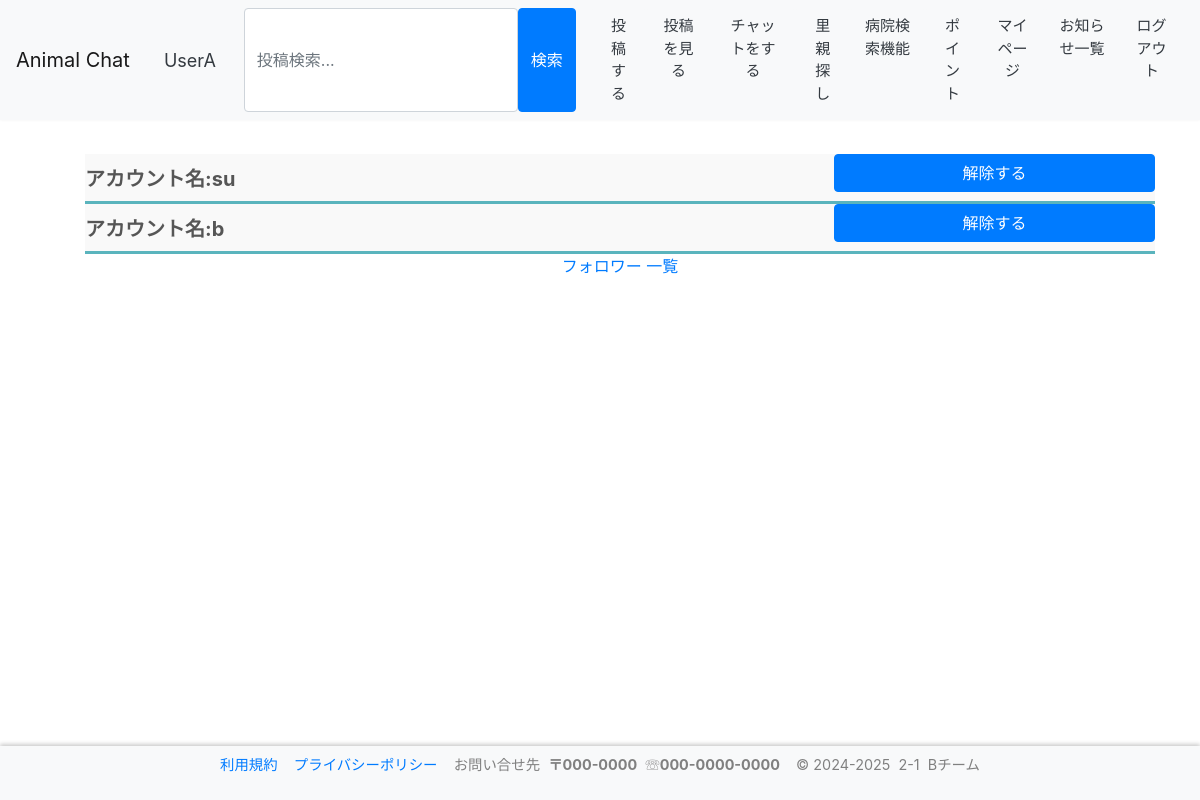
The page /contents/mypage/follow/ (signed in) on the database as committed earlier.
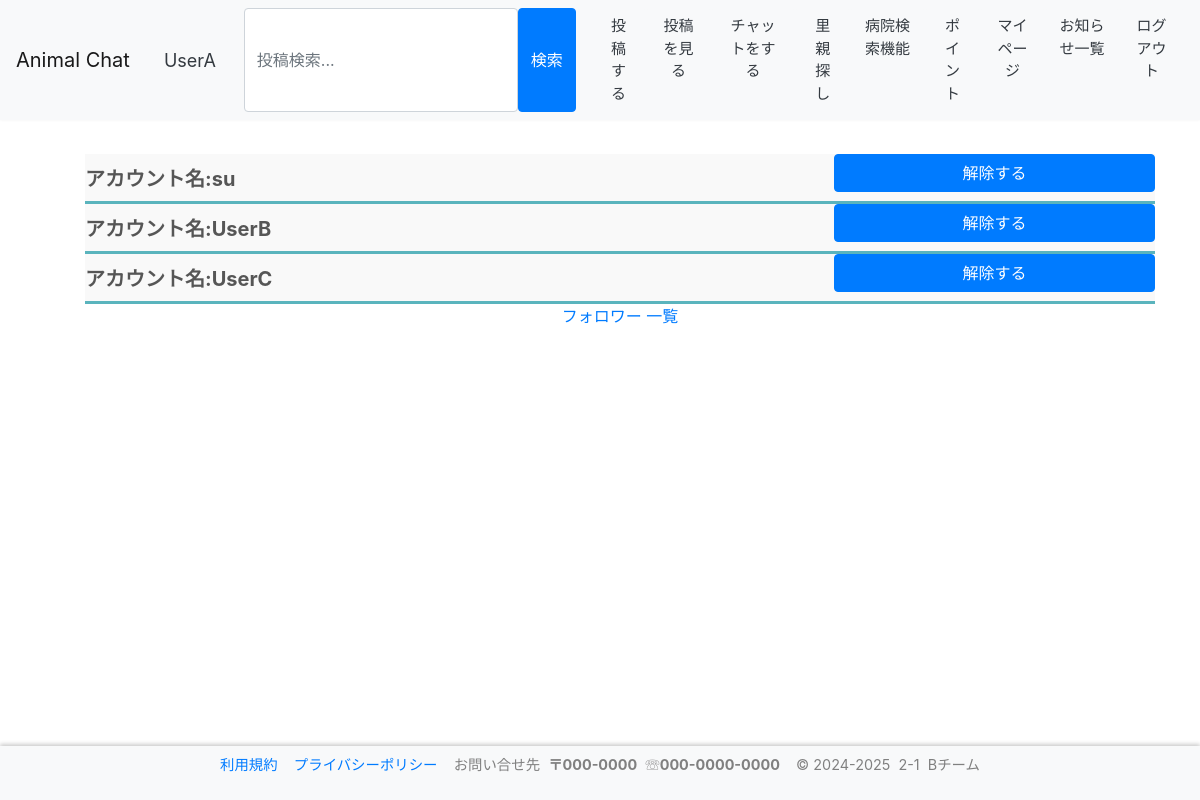
The same page on the database as committed later.
### accounts/models.py (models this page shows)
class User(AbstractBaseUser, PermissionsMixin):
    screen_name = models.CharField(
        gettext_lazy('アカウント名'),
        max_length=128,
        default='',
        blank=True,
        help_text=gettext_lazy('128文字以内で入力してください'),
    )
    email = models.EmailField(gettext_lazy('メールアドレス'), unique=True)
    is_staff = models.BooleanField(
        gettext_lazy('staff status'),
        default=False,
        help_text=gettext_lazy('Designates whether the user can log into this admin site.'),
    )
    is_active = models.BooleanField(
        gettext_lazy('active'),
        default=True,
        help_text=gettext_lazy(
            'Designates whether this user should be treated as active. Unselect this instead of deleting accounts.'
        ),
    )
    date_joined = models.DateTimeField(gettext_lazy('date joined'), default=timezone.now)
    objects = CustomUserManager()
    points = models.IntegerField(
        default=0,
        blank=True,
        null=True,
    )
    pt_give = models.IntegerField(
        default=0,
        blank=True,
        null=True,
    )
    icon = models.ImageField(
        upload_to='icon/post',
        verbose_name='画像',
        null=True,
        blank=True
    )
    profile = models.TextField(
        gettext_lazy('プロフィール'),
        max_length=200,
        null=True,
        default='',
        blank=True,
        help_text=gettext_lazy('200文字以内で入力してください'),
    )
    USERNAME_FIELD = 'email'
    REQUIRED_FIELDS = []
    class Meta:
        verbose_name = gettext_lazy('user')
        verbose_name_plural = gettext_lazy('users')
    def __str__(self):
        return self.__unicode__()
    def __unicode__(self):
        return self.screen_name or self.email

### contents/models.py (models this page shows)
class FollowList(models.Model):
    id = models.AutoField(primary_key=True)
    follow = models.IntegerField(
        gettext_lazy("アカウントID"),
        null=False,
    )
    follow_name = models.CharField(
        gettext_lazy("アカウント名"),
        null=False,
        max_length=128,
        default='',
        blank=True,
    )
    follow_er = models.IntegerField(
        gettext_lazy("アカウントID"),
        null=False,
    )
    follow_er_name = models.CharField(
        gettext_lazy("アカウント名"),
        null=False,
        max_length=128,
        default='',
        blank=True,
    )

### contents/views.py (the view, shortened to what this page needs)
# urls.py: path('mypage/follow/',views.FollowView.as_view(), name='follow'),
class FollowView(ListView):
    template_name = "contents/follow_list.html"
    model = FollowList
    paginate_by = 10
    context_object_name = "flist"
    def get_queryset(self):
        user = self.request.user
        queryset = FollowList.objects.filter(follow=user.id)
        return queryset

### templates/contents/follow_list.html (shortened to what this page needs)
{% extends "base.html" %}
{% load static %}
{% block content %}
<br>
<ul>
    <h3 style="text-align:center;">フォロー中 一覧</h3>
    <br>
    {% for data in flist %}
    <form  method="post">
        <div class="tab_item2" >
            <div style="display:flex;">
                <div style="width:70%;text-align:left;">
                    <div>
                        <label for="programming" style="">アカウント名:{{ data.follow_er_name }}</label>
                    </div>
                </div>
                <div style="width:30%;text-align:right;">
                    <input type="submit" value="解除する"class="btn btn-primary btn-block">
                </div>
            </div>
        </div>
    </form>
    {% endfor %}
    <br style="height:10px;">
    <a href="{% url 'contents:follow_er' %}" class="btn btn-link btn-block" target="_self">フォロワー 一覧</a>
</ul>
{% endblock %}

### templates/base.html (shortened to what this page needs)
<!doctype html>
<html lang="ja">
{% load static %}
<head>
    <link rel="stylesheet" href="https://cdn.jsdelivr.net/npm/bootstrap@4.6.0/dist/css/bootstrap.min.css"
>
    <link rel="stylesheet" href="https://cdn.jsdelivr.net/gh/gitbrent/bootstrap4-toggle@3.6.1/css/bootstrap4-toggle.min.css">
</head>
<header>
    <nav class="navbar navbar-expand-lg navbar-light bg-light">
            <a class="navbar-brand" href="{% url 'accounts:index' %}">Animal Chat</a>
        {% if user.is_authenticated %}
            <form method="get" action="{% url 'accounts:mypage' %}" >
                <button type="submit" class="btn btn-light text-dark me-2" style="font-size:18px;">
                    &nbsp{{ user|stringformat:"s" }}
                </button>
            </form>
        {% endif %}
        <div class="collapse navbar-collapse" id="navbarSupportedContent">
            <ul class="navbar-nav mr-auto">
                <br>
                <form method="get" action="{% url "post:posts_search" %}" class="col-12 col-lg-auto mb-2 mb-lg-0" role="search" style="display: flex;">
                    <input type="search" class="form-control" placeholder="投稿検索..." aria-label="Search" name="keyword" value="{{ request.GET.keyword }}" style="width:auto; height:auto;">
                    <input type="submit" value="検索" class="btn btn-primary ">
                </form>
                {% if user.is_authenticated %}
                    <form method="post" action="{% url 'post:posts' %}" >
                        <button type="submit" class="btn btn-light text-dark me-2" style=font-size:15px;>投稿する</button>
                    </form>
                    <form method="get" action="{% url 'post:posts_search' %}" >
                        <button type="submit" class="btn btn-light text-dark me-2" style=font-size:15px; style=font-size:15px;>投稿を見る</button>
                    </form>
                    <form method="get" action="{% url 'chat:index' %}" >
                        <button type="submit" class="btn btn-light text-dark me-2" style=font-size:15px;>チャットをする</button>
                    </form>
                    <form method="get" action="{% url 'accounts:adopt' %}" >
                        <button type="submit" class="btn btn-light text-dark me-2" style=font-size:15px;>里親探し</button>
                    </form>
                    <form method="get" action="{% url 'contents:hospital_list' %}" >
                        <button type="submit" class="btn btn-light text-dark me-2" style=font-size:15px;>病院検索機能</button>
                    </form>
                    <form method="get" action="{% url 'accounts:points' %}" >
                        <button type="submit" class="btn btn-light text-dark me-2" style=font-size:15px;>ポイント</button>
                    </form>
                    <form method="get" action="{% url 'accounts:mypage' %}" >
                        <button type="submit" class="btn btn-light text-dark me-2" style=font-size:15px;>マイページ</button>
                    </form>
                    <form method="get" action="{% url 'contents:notice_l' %}" >
                        <button type="submit" class="btn btn-light text-dark me-2" style=font-size:15px;>お知らせ一覧</button>
                    </form>
                    <form method="get" action="{% url 'accounts:logoutchk' %}">
                        <button type="submit" class="btn btn-light text-dark me-2" style=font-size:15px;>ログアウト</button>
                    </form>
                {% else %}
                    <form method="post" action="{% url 'accounts:login' %}">
                        {% csrf_token %}
                        <button type="submit" class="btn btn-light text-dark me-2" style=font-size:15px;>ログイン</button>
                    </form>
                {% endif %}
            </ul>
        </div>
    </nav>
</header>
    <body>
    <div class="container mt-3">
        <br>
        <br>
        {% block content %}{% endblock %}
        <p>&nbsp</p>
        <p>&nbsp</p>
        <p>&nbsp</p>
        <p>&nbsp</p>
    </div>
    </body>
</body>
    <footer>
        <nav class="navbar navbar-expand-lg navbar-light bg-light">
            <div class=" navbar-collapse" id="navbarSupportedContent" style="text-align:center;">
                <ul class="navbar-nav mr-auto" style="margin: auto;">
                    <li><a href="{% url 'contents:terms' %}">利用規約</a>&nbsp&nbsp&nbsp&nbsp<a href="{% url 'contents:privacy_policy' %}">プライバシーポリシー</a></li>
                    <li>
                        <div class="contact">
                            <p>お問い合せ先&nbsp&nbsp<b>〒000-0000</b>&nbsp&nbsp☏<b>000-0000-0000</b></p>
                        </div>
                    </li>
                    <li>
                        <div class="copyright" >
                            <p>© 2024-2025&nbsp&nbsp2-1&nbsp&nbspBチーム</p>
                        </div>
                    </li>
                </ul>
            </div>
        </nav>
    </footer>
</html>

### templates/base.html (style rules this page uses)
header { position: fixed; top: 0; left: 0; width: 100%; z-index:1; background-color: #333; color: #fff; justify-content: space-between; align-items: center; flex-wrap: nowrap; box-shadow: 0 -2px 4px rgba(0, 0, 0, 0.2); font-size: 0.9em; }
footer { position: fixed; bottom: 0; left:0; width: 100%; z-index:1; color: #808080; justify-content: space-between; align-items: center; flex-wrap: nowrap; box-shadow: 0 -2px 4px rgba(0, 0, 0, 0.2); font-size: 0.9em; }

### templates/contents/follow_list.html (style rules this page uses)
.tab_item2 { width: calc(100%); height: 50px; border-bottom: 3px solid #5ab4bd; background-color: #f9f9f9; line-height: 50px; font-size: 20px; text-align: center; color: #565656; display: block; float: left; text-align: center; font-weight: bold; transition: all 0.2s ease; }

Rows that differ between the two databases and show on the page:
removed FollowList: follow_er_name "b"
added FollowList: follow_er_name "UserB"
added FollowList: follow_er_name "UserC"
